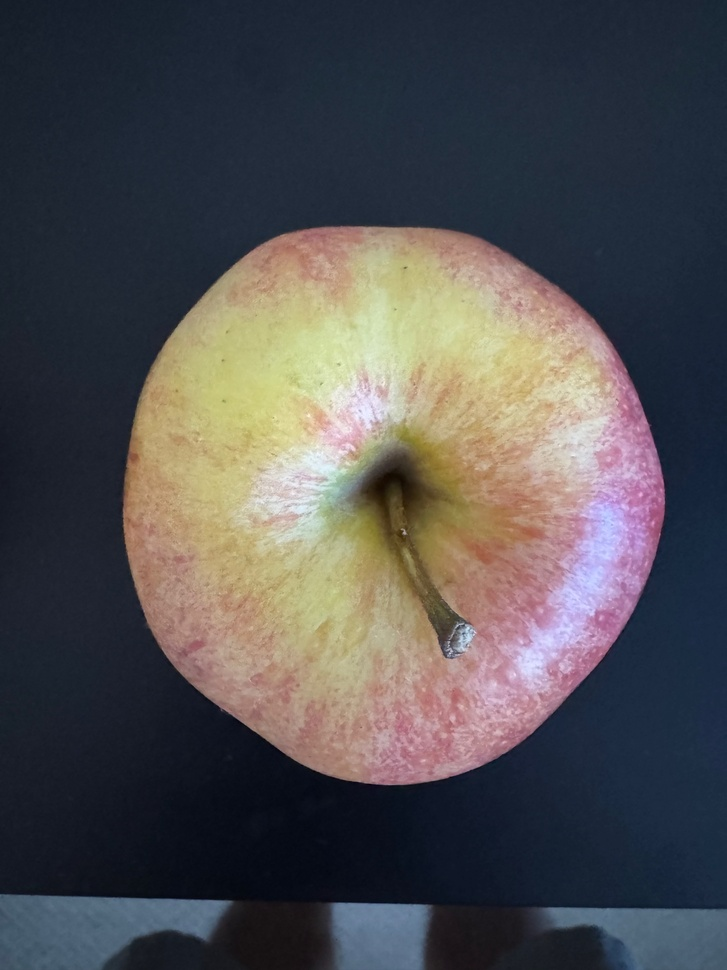
#> input picture Capella/CSC-4040_Computer_Vision/Assessment_7/dataset/apples/IMG_6489.jpeg, 727 x 970 px, shrunk from 3024 x 4032 before the run, found by its file name; its folder holds only this picture in this run
$ python detect_fruits.py
#> lines starting #> are read from the running program, lines starting #| are printed output that depends on the picture; after the words box and inside, x2 and y2 are one past the last pixel; in counts of white or black regions, pixels touching at a corner belong together
import cv2
import os
import numpy as np

# Paths
dataset_directory = '/Users/darienprall/Documents/GitHub/School/Capella/CSC-4040_Computer_Vision/Assessment_7/dataset'
output_directory = '/Users/darienprall/Documents/GitHub/School/Capella/CSC-4040_Computer_Vision/Assessment_7/outputs'
log_file = '/Users/darienprall/Documents/GitHub/School/Capella/CSC-4040_Computer_Vision/Assessment_7/outputs/detection_log.txt'

os.makedirs(output_directory, exist_ok = True)

# HSV color ranges
def get_color_masks(hsv):
    # Apple: red (2 ranges)
    lower_red1 = np.array([0, 100, 100])
    upper_red1 = np.array([10, 255, 255])
    lower_red2 = np.array([160, 100, 100])
    upper_red2 = np.array([180, 255, 255])
    red_mask = cv2.bitwise_or(cv2.inRange(hsv, lower_red1, upper_red1),
                              cv2.inRange(hsv, lower_red2, upper_red2))

    # Orange: (adjust based on test images)
    lower_orange = np.array([10, 100, 100])
    upper_orange = np.array([25, 255, 255])
    orange_mask = cv2.inRange(hsv, lower_orange, upper_orange)

    return red_mask, orange_mask

# Detection function
def detect_fruit_in_image(image_path, filename):
#> called with filename = 'IMG_6489'
    image = cv2.imread(image_path)
#> image is the input picture: shape (970, 727, 3); mean B, G, R 81.3, 79.4, 81.2
    hsv = cv2.cvtColor(image, cv2.COLOR_BGR2HSV)
#> hsv: shape (970, 727, 3); mean H, S, V 89.8, 101.6, 97.4
    red_mask, orange_mask = get_color_masks(hsv)
#> in get_color_masks, `red_mask = cv2.bitwise_or(cv2.inRange(hsv, lower_red1, upper_red1), cv..`:
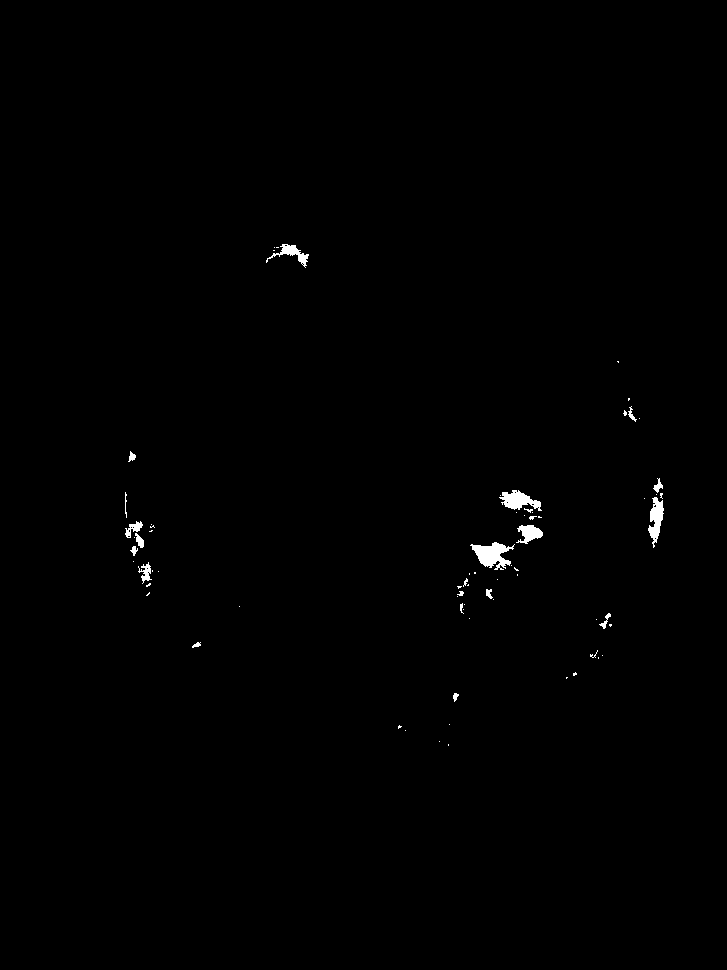
#> red_mask: shape (970, 727); 0.46% white; 72 white regions (52 under 20 px), largest, box (x1, y1, x2, y2) and area: (470, 542, 515, 570) 659, (499, 490, 542, 511) 479, (648, 497, 664, 548) 431
#> in get_color_masks, `orange_mask = cv2.inRange(hsv, lower_orange, upper_orange)`:
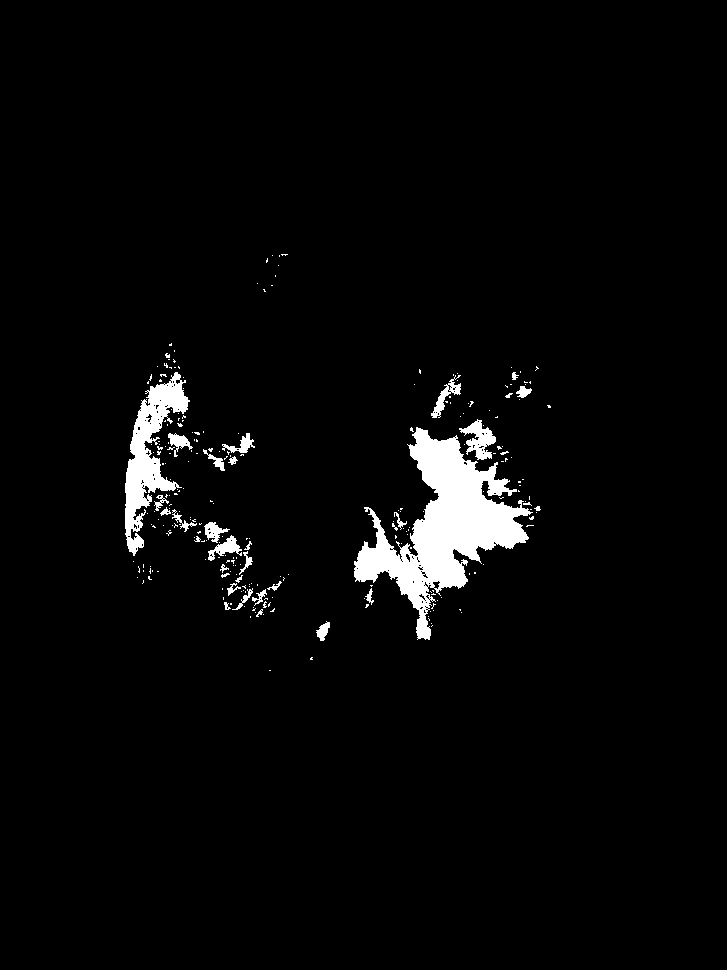
#> orange_mask: shape (970, 727); 3.2% white; 257 white regions (224 under 20 px), largest, box (x1, y1, x2, y2) and area: (354, 427, 533, 640) 13655, (125, 372, 190, 556) 4400, (459, 419, 496, 460) 718

    detected = []

    for mask, label, color in [(red_mask, "Apple", (0, 0, 255)), (orange_mask, "Orange", (0, 165, 255))]:
        contours, _ = cv2.findContours(mask, cv2.RETR_EXTERNAL, cv2.CHAIN_APPROX_SIMPLE)
        for cnt in contours:
            if cv2.contourArea(cnt) > 500:
                x, y, w, h = cv2.boundingRect(cnt)
                cv2.rectangle(image, (x, y), (x + w, y + h), color, 2)
                cv2.putText(image, label, (x, y - 10), cv2.FONT_HERSHEY_SIMPLEX, 0.6, color, 2)
                detected.append(label)
#> this loop made 2 passes
#> (label, color) on passes 1 to 2: ('Apple', (0, 0, 255)), ('Orange', (0, 165, 255))
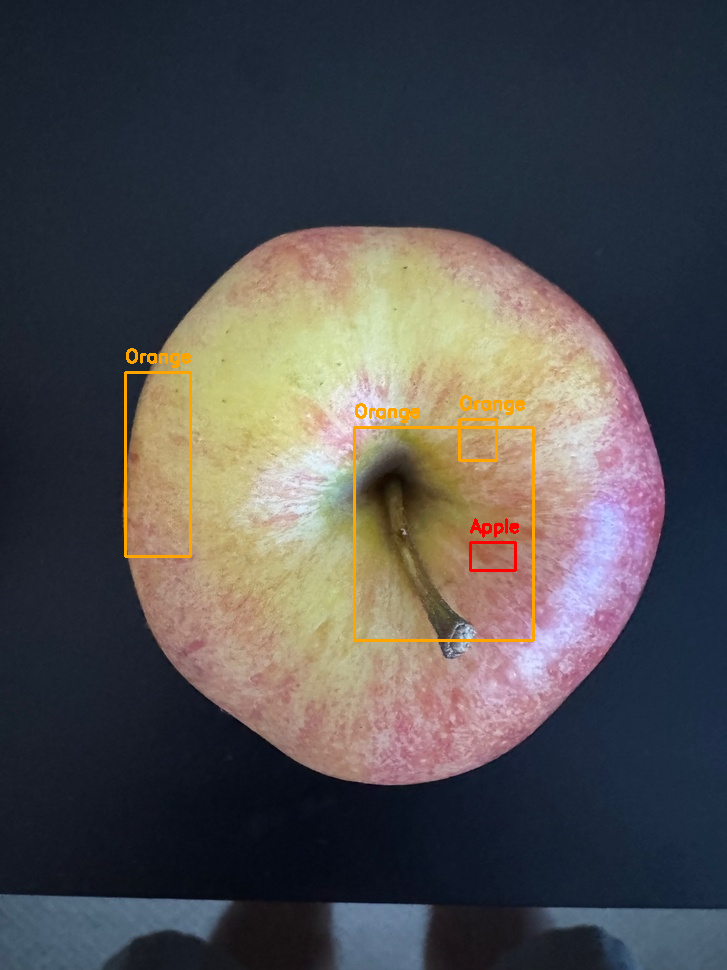
#> image: shape (970, 727, 3); 0.94% of pixels changed, all inside (x1, y1, x2, y2) = (124, 348, 535, 642)
#> after the loop, detected = ['Apple', 'Orange', 'Orange', 'Orange']

    # Save output and return results
    out_path = os.path.join(output_directory, f"{filename}_labeled.jpg")
    cv2.imwrite(out_path, image)
    return detected

# Loop through dataset
def run_detection():
    with open(log_file, "w") as log:
        for subfolder in ["apples", "oranges", "mixed"]:
            folder_path = os.path.join(dataset_directory, subfolder)
            for filename in os.listdir(folder_path):
                if filename.lower().endswith((".jpg", ".jpeg", ".png")):
                    full_path = os.path.join(folder_path, filename)
                    detected = detect_fruit_in_image(full_path, os.path.splitext(filename)[0])
                    log.write(f"{filename}: {', '.join(detected) if detected else 'None'}\n")
                    print(f"{filename}: {', '.join(detected) if detected else 'None'}")
#| IMG_6489.jpeg: Apple, Orange, Orange, Orange

if __name__ == "__main__":
#> (the run stopped early here; a loop or call above may not have finished)
